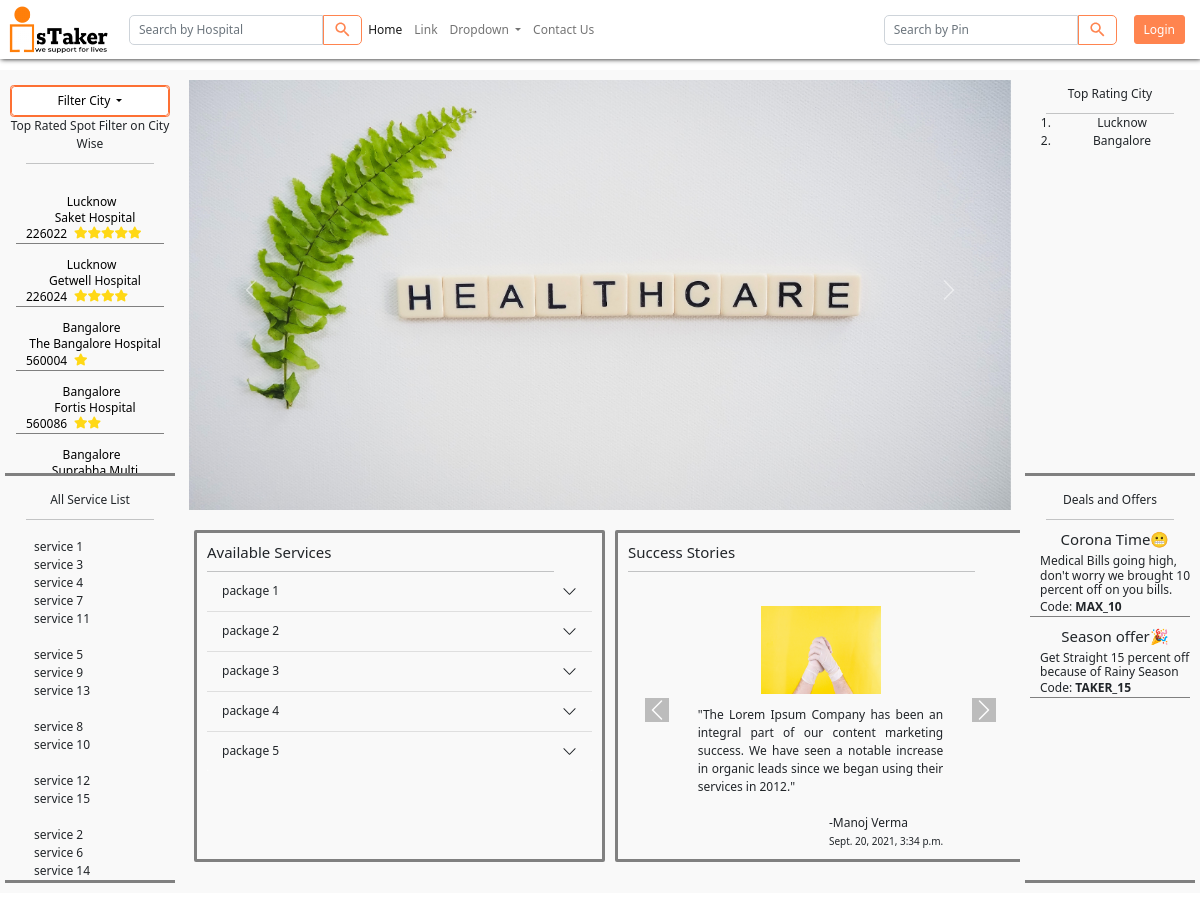
Before: / with the older database file.
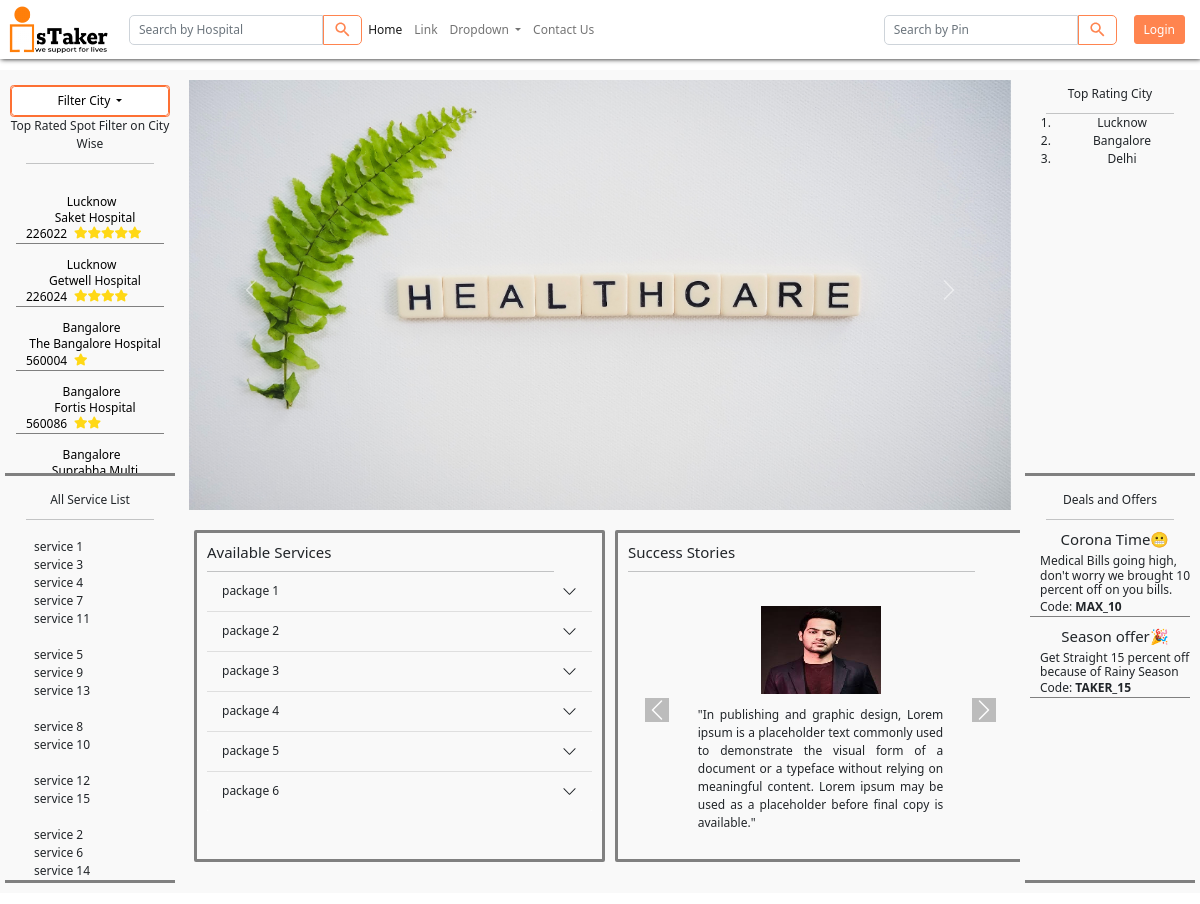
After: the same page with the newer database file.
### hospital/models.py (models this page shows)
class Hospital_Detail(models.Model):
    hospital_id = models.AutoField(primary_key=True)
    hospital_name = models.CharField(max_length=200)
    hospital_address = models.CharField(max_length=1000)
    hospital_district = models.CharField(max_length=200)
    hospital_city = models.CharField(max_length=200)
    hospital_state = models.CharField(max_length=200)
    hospital_pin = models.IntegerField(default=0)
    hospital_rating = models.IntegerField(default=0)
    hospital_contact = models.IntegerField(default=987654321012)
    hospital_image = models.FileField(upload_to='hospital/images', default='')
    hospital_addition_date = models.DateField(default=timezone.now())
    def __str__(self):
        return self.hospital_name

### service/models.py (models this page shows, shortened)
class Service(models.Model):
    package = models.ForeignKey(Package, on_delete=models.CASCADE)
    service_id = models.AutoField(primary_key=True)
    service_name = models.CharField(max_length=50, default='service')
    service_desc = models.CharField(max_length=1000, default='')
    service_amount = models.IntegerField(default=0)
    service_addition_date = models.DateField()

class Deals_and_Offer(models.Model):
    offer_id = models.AutoField(primary_key=True)
    offer_name = models.CharField(max_length=100, default='season offer')
    offer_message = models.CharField(max_length=200,default='')
    offer_amount = models.IntegerField(default=0)
    offer_code = models.CharField(max_length=100, default='')
    offer_date = models.DateField(default=timezone.now())
    valid_to = models.DateField()

### admin_control/models.py (models this page shows)
class Testimonial(models.Model):
    testimonial = models.CharField(default='', max_length=1000)
    customer = models.ForeignKey(Customer, on_delete=models.CASCADE, default="")
    date_time = models.DateTimeField(default=datetime.datetime.now())
    customer_image = models.FileField(upload_to='admin_control/images', default='')

### user/views.py (the view)
# urls.py: path('', views.index, name='index'),
def index(request):
    if ('Active_User' in request.session):
        return redirect('customer_dashboard/'+str(request.session['Active_User']['customer_id']))
    if ('Active_Service_Boy' in request.session):
        return redirect('service_boy/'+str(request.session['Active_Service_Boy']['ID']))
    package_count = Package.objects.count()
    package_dict = covnert_Set_to_dict(package_count)
    testimonials = []
    testimonial = Testimonial.objects.all()
    for i in testimonial:
        testimonials.append([
            i.testimonial,
            i.customer.first_name+" "+i.customer.last_name,
            i.date_time,
            i.customer_image
        ])
    return render(request, "user/index.html", {
        'package_dict': package_dict,
        'hospital': Hospital_Detail.objects.all(),
                    'deal_offers':Deals_and_Offer.objects.all(),
        'hospital_city_wise': Hospital_Detail.objects.all(),
        'testimonials': testimonials,
        'cities': All_Cities(Hospital_Detail.objects.all())
    })

### user/templates/user/index.html (shortened to what this page needs)
{% extends 'user/navbar.html' %} {% block title %} isTaker - Homepage {% endblock %} {% block stylesheet %} {% load static %}
<link rel="stylesheet" type="text/css" href="{% static 'service/scss/customer_dashboard/customer_dashboard.css' %}">
<link rel="shortcut icon" href="{%static 'service/images/favicon.png'%}" type="image/x-icon"> {% endblock %}
{% block body %}
<div class="customer_container">
    <div id="carouselExampleControls" class="first-container carousel slide" data-bs-ride="carousel" style="height:100%;">
        <div class="carousel-inner">
            <div class="carousel-item active" style="height: 100%;">
                <img src="{% static 'service/images/picture1.jpg' %}" class="carousel-img d-block w-100" alt="picture1">
            </div>
        </div>
        <button class="carousel-control-prev" type="button" data-bs-target="#carouselExampleControls" data-bs-slide="prev">
            <span class="carousel-control-prev-icon" aria-hidden="true"></span>
        </button>
        <button class="carousel-control-next" type="button" data-bs-target="#carouselExampleControls" data-bs-slide="next">
            <span class="carousel-control-next-icon" aria-hidden="true"></span>
        </button>
    </div>
    <div class="service">
        <div class="second-container">
            <h5>Available Services</h5>
            <hr style="padding:0;margin:10px 0 0 0;width:90%;">
            <div class="available-services">
                <div class="accordion accordion-flush" id="accordionFlushExample">
                    {% for i in package_dict %}
                    <div class="accordion-item">
                        <h2 class="accordion-header" id="flush-heading{{forloop.counter}}">
                            <button class="accordion-button collapsed" style="background-color:rgba(128, 128, 128, 0.048);" type="button" data-bs-toggle="collapse" data-bs-target="#flush-collapse{{forloop.counter}}" aria-expanded="false" aria-controls="flush-collapse{{forloop.counter}}"
                                id=plan{{forloop.counter}} value="package {{forloop.counter}}">
                                package {{forloop.counter}}
                            </button>
                        </h2>
                    </div>
                    {% endfor %}
                </div>
            </div>
        </div>
        <div class="third-container">
            <h5>Success Stories</h5>
            <hr style="padding:0;margin:10px 0 0 0;width:90%;">
            <div style="height:90%;overflow:hidden;overflow-y:scroll;text-align:center">
                <div id="carouselTestimonailControls" class="first-container carousel slide" data-bs-ride="carousel" style="height: 100%;">
                    <div class="carousel-inner" style="overflow:hidden;overflow-y:scroll;padding:1vw;height: 100%;width:70%;margin:auto;text-align:justify;">
                        {% for j in testimonials %} {% if forloop.counter == 1%}
                        <div class="carousel-item active">
                            <span>
                                <img src="/media/{{j.3}}" class="carousel-img d-block" style="height:10vh; width:10vw; margin:1vw auto;" alt="picture1">
                            </span> "{{j.0}}"
                            <br><br>
                            <div>
                                <span>
                                    <span style="float: right;">-{{j.1}}<br><span class="submitted_on"
                                            style="font-size: 10px;">{{j.2}}</span></span>
                                </span>
                            </div>
                        </div>
                        {% endif %} {% endfor %}
                    </div>
                    <button class="carousel-control-prev arrow" type="button" data-bs-target="#carouselTestimonailControls" data-bs-slide="prev">
                        <span class="carousel-control-prev-icon" style="background-color:gray" aria-hidden="true"
                            ></span>
                    </button>
                    <button class="carousel-control-next arrow" type="button" data-bs-target="#carouselTestimonailControls" data-bs-slide="next">
                        <span class="carousel-control-next-icon" style="background-color:gray" aria-hidden="true"
                            ></span>
                    </button>
                </div>
            </div>
        </div>
    </div>
</div>
{% endblock %}

### user/templates/user/navbar.html (shortened to what this page needs)
<!doctype html>
<html lang="en">
<head>
    <meta name="viewport" content="width=device-width, initial-scale=1"> {% load static %}
    <link rel="stylesheet" type="text/css" href="{% static 'user/scss/navbar/navbar.css' %}">
    <link rel="shortcut icon" href="{%static 'service/images/favicon.png'%}" type="image/x-icon"> {% block stylesheet %}{% endblock %}
    <link href="https://cdn.jsdelivr.net/npm/bootstrap@5.0.2/dist/css/bootstrap.min.css" rel="stylesheet">
    <link rel="stylesheet" href="https://cdnjs.cloudflare.com/ajax/libs/font-awesome/5.15.3/css/all.min.css" />
</head>
<body>
    <nav class="navbar navbar-expand-lg navbar-light bg-light" style="position: fixed;top: 0;left: 0%;background-color: #fff!important;box-shadow: 1px 0px 5px black;z-index: 9;">
        <div class="container-fluid">
            <a href="/"><img class="logo" src="{% static 'service_boy/images/isTaker.png' %}" alt="logo.png" width="100px" style="margin-right: 20px;"></a>
            <div class=" collapse navbar-collapse" id="navbarSupportedContent">
                <form class="d-flex" action="/hospital_search" method="POST">
                    <input list="browsers" class="form-control" style="border-radius: 5px 0 0 5px;" type="search" name="search_by_place" aria-label="Search" value="{{search_by_place}}" placeholder="Search by Hospital" id="browser" autocomplete="off" required>
                    <button id="btn_search_by_place" class="btn btn-outline-primary" style="border-radius: 0 5px 5px 0;border-color:#ff844f" type="submit">
                    </button>
                </form>
                <ul class="navbar-nav me-auto mb-2 mb-lg-0">
                    <li class="nav-item">
                        <a class="nav-link active" aria-current="page" href="/">Home</a>
                    </li>
                    <li class="nav-item">
                        <a class="nav-link" href="#">Link</a>
                    </li>
                    <li class="nav-item dropdown">
                        <a class="nav-link dropdown-toggle" href="#" id="navbarDropdown" role="button" data-bs-toggle="dropdown" aria-expanded="false">
                            Dropdown
                        </a>
                    </li>
                    <li class="nav-item">
                        <a class="nav-link" href="/contact_us" tabindex="-1">Contact Us</a>
                    </li>
                </ul>
                <form class="d-flex" action="/hospital_search" method="POST" style="margin-right: 1%;">
                    <input class="form-control" name="search_by_pin" style="border-radius: 5px 0 0 5px;" type="number" placeholder="Search by Pin" aria-label="Search" value="{{search_by_pin}}" required>
                    <button id="btn_search_by_pin" class="btn btn-outline-primary" style="border-radius: 0 5px 5px 0;border-color:#ff844f" type="submit">
                    </button>
                </form>
                <form action="/login" method="post">
                    <button type="submit" class="btn btn-primary mx-2 button_props">Login</button>
                </form>
            </div>
        </div>
    </nav>
    <div class="top-container" style="margin-top: 70px;">
        <div class="container side left-container">
            <div class="mini top-rated" style="overflow:hidden;">
                <div class="Hotbg">
                    <span>
                        <li class="nav-item dropdown dropdown_city" style="border:1px solid #fd7034;border-radius:0.3vw;width:100%;" >
                            <a class="nav-link dropdown-toggle" style="border:1px solid #fd7034;padding:0.4vw;border-radius:0.3vw;" href="#" id="navbarDropdown_city" role="button"
                                data-bs-toggle="dropdown" aria-expanded="false">
                                Filter City
                            </a>
                        </li>
                    </span>
                </div>
                <span class="heading">Top Rated Spot Filter on City Wise</span>
                <hr style="padding:0;margin:10px auto 0 auto;width:80%;">
                <div class="container_slider accordion accordion-flush all_city_list" style="height: 100%" id="accordionFlushExample">
                    <ul class="hospitals slider top_rated_hospital_citywise" id="" style="text-align: left;height: 80%">
                        <br> {% for i in hospital_city_wise %}
                        <form action="/hospital_search" method="post">
                            <button type="submit" name="search_by_id" value="{{i.hospital_id}}" class="no_button" style="color: #000;">
                                <div class="hospital_name hospital_name_city_wise" id="{{forloop.counter}}">
                                    <p>{{i.hospital_city}}</p>
                                    <h6>{{i}}</h6>
                                    <div>
                                        <p>{{i.hospital_pin}}</p>
                                        {% if i.hospital_rating > 0%}
                                        <label for="rate-{{j}}" class="fas fa-star"></label>
                                        {% endif %}
                                        {% if i.hospital_rating > 1%}
                                        <label for="rate-{{j}}" class="fas fa-star"></label>
                                        {% endif %}
                                        {% if i.hospital_rating > 2%}
                                        <label for="rate-{{j}}" class="fas fa-star"></label>
                                        {% endif %}
                                        {% if i.hospital_rating > 3%}
                                        <label for="rate-{{j}}" class="fas fa-star"></label>
                                        {% endif %}
                                        {% if i.hospital_rating > 4%}
                                        <label for="rate-{{j}}" class="fas fa-star"></label>
                                        {% endif %}
                                    </div>
                                </div>
                            </button>
                        </form>
                        {% endfor %}
                    </ul>
                </div>
            </div>
            <div class="mini all-services" style="overflow: hidden;">
                <span class="heading">All Service List</span>
                <hr style="padding:0;margin:10px auto 0 auto;width:80%;">
                <div class="container_slider accordion accordion-flush all_service_list" style="height: 100%;overflow:hidden" id="accordionFlushExample">
                    <ul class="slider" style="text-align: left;padding:0">
                        <br> {% for i in package_dict %}
                        <ul id="package{{forloop.counter}}">
                            {% for j in i %}
                            <li style="list-style:none;" id="service_name_{{j.2}}">{{j.2}}</li>
                            {% endfor %}
                            <br>
                        </ul>
                        {% endfor %}
                    </ul>
                </div>
            </div>
        </div>
        <div class="container middle-container">
            {% block body %} {% endblock %}
        </div>
        <div class="container side right-container">
            <div class="mini top-rated">
                <span class="heading">Top Rating City</span>
                <hr style="padding:0;margin:10px auto 0 auto;width:80%;">
                <div class="">
                    <ol>
                        {% for i in cities%}
                        <li>{{i}}</li>
                        {% endfor %}
                    </ol>
                </div>
            </div>
            <div class="mini deals">
                <span class="heading">Deals and Offers</span>
                <hr style="padding:0;margin:10px auto 0 auto;width:80%;">
                <div class="accordion accordion-flush" style="height: 100%" id="accordionFlushExample">
                    <ul class="hospitals" style="text-align: left;height: 80%">
                        {% for i in deal_offers %}
                        <div class="hospital_name">
                            <h5 style="text-align: center;">{{i.offer_name}}</h5>
                            <div>
                                <h6 style="font-weight: normal;">{{i.offer_message}}</h6>
                            </div>
                            <p>Code: <b>{{i.offer_code}}</b></p>
                        </div>
                        {% endfor %}
                    </ul>
                </div>
            </div>
        </div>
    </div>
</body>
</html>

Changed rows visible on the page:
changed Testimonial: customer_image: picture added; customer_image: picture removed
now on this page (row edited): Hospital_Detail: cities "Delhi"
Other visible differences:
new list line: "package 6"
new list line: "In publishing and graphic design, Lorem ipsum is a placeholder text commonly used to demonstrate the visual form of a document or a typeface without relying on meaningful content. Lorem ipsum may be used as a placeholder before final copy is available."
list line gone: "\" \" - Manoj Verma"
list line gone: "The Lorem Ipsum Company has been an integral part of our content marketing success. We have seen a notable increase in organic leads since we began using their services in 2012. Sept. 20, 2021, 3:34 p.m."
